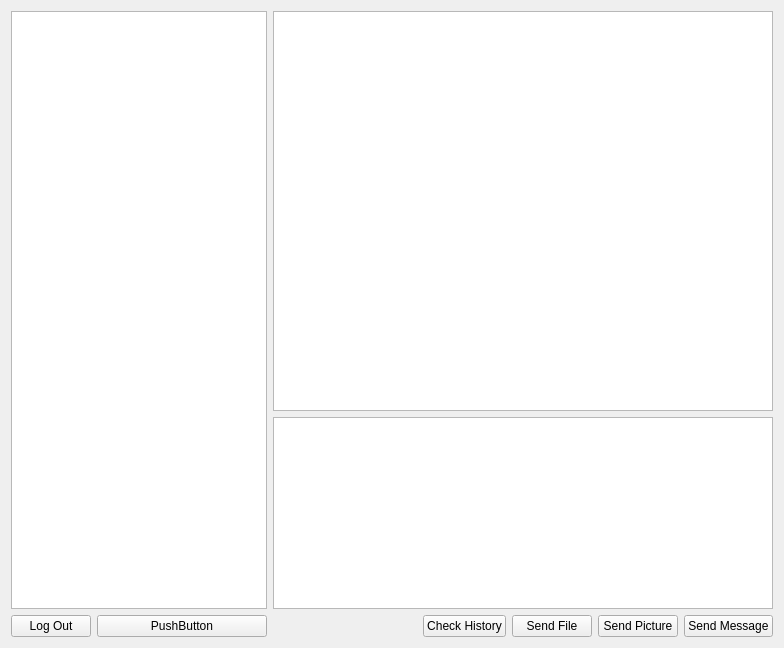
<?xml version="1.0" encoding="UTF-8"?>
<ui version="4.0">
 <class>OneRoomClientClass</class>
 <widget class="QMainWindow" name="OneRoomClientClass">
  <property name="geometry">
   <rect>
    <x>0</x>
    <y>0</y>
    <width>780</width>
    <height>645</height>
   </rect>
  </property>
  <property name="windowTitle">
   <string>OneRoomClient</string>
  </property>
  <widget class="QWidget" name="centralWidget">
   <layout class="QGridLayout" name="gridLayout">
    <item row="0" column="3" colspan="5">
     <widget class="QListWidget" name="msgListWidget">
      <property name="minimumSize">
       <size>
        <width>500</width>
        <height>400</height>
       </size>
      </property>
     </widget>
    </item>
    <item row="2" column="0">
     <widget class="QPushButton" name="logOutBtn">
      <property name="sizePolicy">
       <sizepolicy hsizetype="Fixed" vsizetype="Fixed">
        <horstretch>0</horstretch>
        <verstretch>0</verstretch>
       </sizepolicy>
      </property>
      <property name="text">
       <string>Log Out</string>
      </property>
     </widget>
    </item>
    <item row="1" column="3" colspan="5">
     <widget class="QTextEdit" name="msgTextEdit">
      <property name="sizePolicy">
       <sizepolicy hsizetype="Expanding" vsizetype="Fixed">
        <horstretch>0</horstretch>
        <verstretch>0</verstretch>
       </sizepolicy>
      </property>
      <property name="baseSize">
       <size>
        <width>0</width>
        <height>0</height>
       </size>
      </property>
      <property name="html">
       <string>&lt;!DOCTYPE HTML PUBLIC &quot;-//W3C//DTD HTML 4.0//EN&quot; &quot;http://www.w3.org/TR/REC-html40/strict.dtd&quot;&gt;
&lt;html&gt;&lt;head&gt;&lt;meta name=&quot;qrichtext&quot; content=&quot;1&quot; /&gt;&lt;style type=&quot;text/css&quot;&gt;
p, li { white-space: pre-wrap; }
&lt;/style&gt;&lt;/head&gt;&lt;body style=&quot; font-family:'SimSun'; font-size:9pt; font-weight:400; font-style:normal;&quot;&gt;
&lt;p style=&quot;-qt-paragraph-type:empty; margin-top:0px; margin-bottom:0px; margin-left:0px; margin-right:0px; -qt-block-indent:0; text-indent:0px;&quot;&gt;&lt;br /&gt;&lt;/p&gt;&lt;/body&gt;&lt;/html&gt;</string>
      </property>
     </widget>
    </item>
    <item row="2" column="4">
     <widget class="QPushButton" name="msgHistoryBtn">
      <property name="sizePolicy">
       <sizepolicy hsizetype="Fixed" vsizetype="Fixed">
        <horstretch>0</horstretch>
        <verstretch>0</verstretch>
       </sizepolicy>
      </property>
      <property name="text">
       <string>Check History</string>
      </property>
     </widget>
    </item>
    <item row="2" column="6">
     <widget class="QPushButton" name="sendImgBtn">
      <property name="sizePolicy">
       <sizepolicy hsizetype="Fixed" vsizetype="Fixed">
        <horstretch>0</horstretch>
        <verstretch>0</verstretch>
       </sizepolicy>
      </property>
      <property name="text">
       <string>Send Picture</string>
      </property>
     </widget>
    </item>
    <item row="2" column="5">
     <widget class="QPushButton" name="sendFileBtn">
      <property name="sizePolicy">
       <sizepolicy hsizetype="Fixed" vsizetype="Fixed">
        <horstretch>0</horstretch>
        <verstretch>0</verstretch>
       </sizepolicy>
      </property>
      <property name="text">
       <string>Send File</string>
      </property>
     </widget>
    </item>
    <item row="2" column="7">
     <widget class="QPushButton" name="sendMsgBtn">
      <property name="sizePolicy">
       <sizepolicy hsizetype="Fixed" vsizetype="Fixed">
        <horstretch>0</horstretch>
        <verstretch>0</verstretch>
       </sizepolicy>
      </property>
      <property name="text">
       <string>Send Message</string>
      </property>
     </widget>
    </item>
    <item row="0" column="0" rowspan="2" colspan="2">
     <widget class="QListWidget" name="userListWidget">
      <property name="sizePolicy">
       <sizepolicy hsizetype="Fixed" vsizetype="Expanding">
        <horstretch>0</horstretch>
        <verstretch>0</verstretch>
       </sizepolicy>
      </property>
     </widget>
    </item>
    <item row="2" column="1">
     <widget class="QPushButton" name="logInButton">
      <property name="text">
       <string>PushButton</string>
      </property>
     </widget>
    </item>
   </layout>
  </widget>
 </widget>
 <layoutdefault spacing="6" margin="11"/>
 <resources>
  <include location="OneRoomClient.qrc"/>
 </resources>
 <connections/>
</ui>
